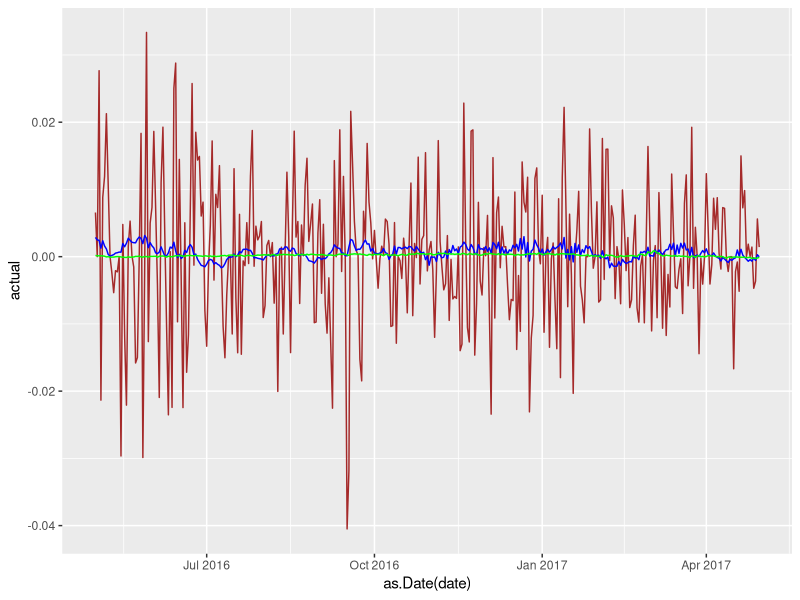

Here is the R script that generated this plot:
#plotting forecasts

library(ggplot2)
library(scales)


results.data.1 <- read.table("1 step ahead results.txt", sep = " ")
head(results.data.1)

arima_gg1 <- ggplot(data=results.data.1, aes(x = as.Date(date), y = actual, group = 1)) 
arima_gg1 <- arima_gg1+geom_line(col = 'brown')
arima_gg1 <- arima_gg1+geom_line(aes(y=fore_model_1),col='blue')
arima_gg1 <- arima_gg1+geom_line(aes(y=fore_model_2),col='green')
arima_gg1
